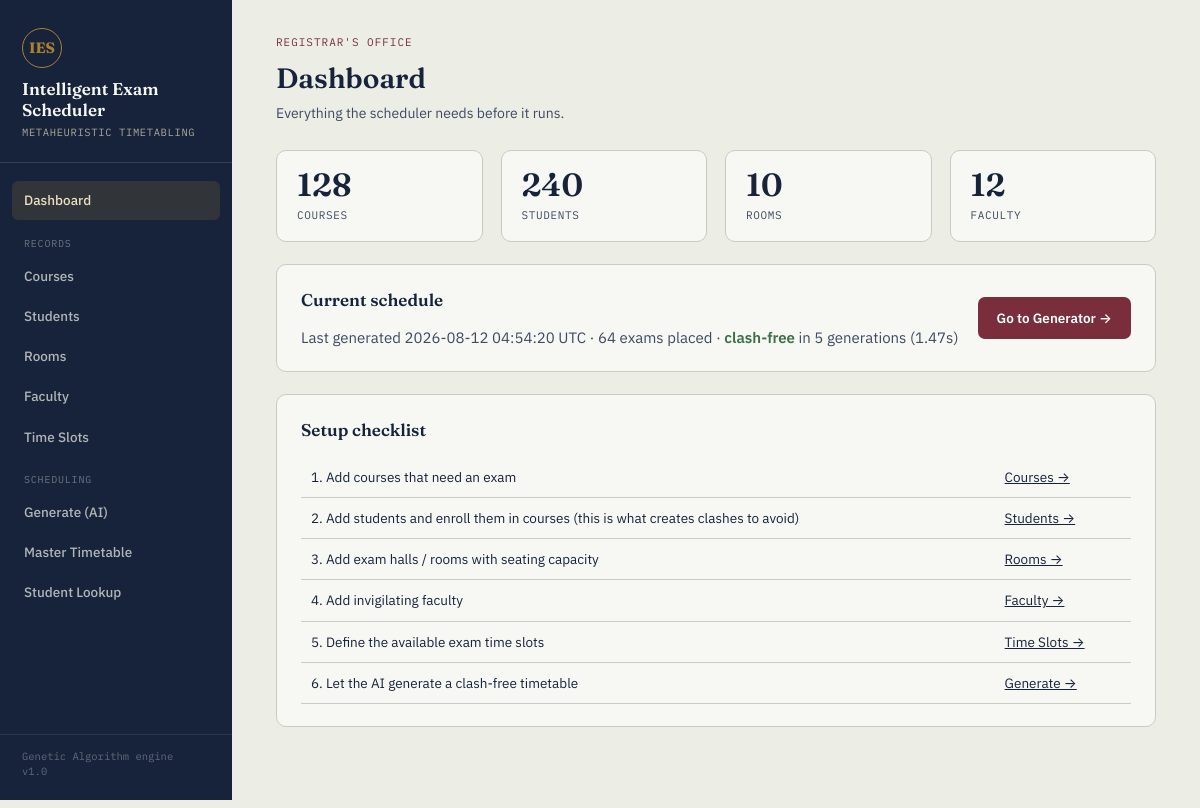
The page / on the database its author committed.
### tables this page shows
CREATE TABLE schedule_runs (
    id TEXT PRIMARY KEY,
    created_at TEXT NOT NULL,
    generations_run INTEGER,
    final_conflicts INTEGER,
    final_fitness REAL,
    seconds_taken REAL
);

### app.py (the view)
@app.route("/")
def dashboard():
    conn = db.get_db()
    counts = {
        "courses": conn.execute("SELECT COUNT(*) FROM courses").fetchone()[0],
        "students": conn.execute("SELECT COUNT(*) FROM students").fetchone()[0],
        "rooms": conn.execute("SELECT COUNT(*) FROM rooms").fetchone()[0],
        "faculty": conn.execute("SELECT COUNT(*) FROM faculty").fetchone()[0],
        "timeslots": conn.execute("SELECT COUNT(*) FROM timeslots").fetchone()[0],
    }
    latest_run = conn.execute(
        "SELECT * FROM schedule_runs ORDER BY created_at DESC LIMIT 1"
    ).fetchone()
    scheduled_exams = conn.execute(
        "SELECT COUNT(*) FROM exams WHERE timeslot_id IS NOT NULL"
    ).fetchone()[0]
    conn.close()
    return render_template(
        "dashboard.html",
        counts=counts,
        latest_run=latest_run,
        scheduled_exams=scheduled_exams,
    )

### db.py (called while the page is built)
def get_db():
    conn = sqlite3.connect(DB_PATH)
    conn.row_factory = sqlite3.Row
    conn.execute("PRAGMA foreign_keys = ON")
    return conn

### templates/dashboard.html (shortened to what this page needs)
{% extends "base.html" %}
{% block content %}
<div class="page-head">
  <div>
    <p class="eyebrow">Registrar's Office</p>
    <h2>Dashboard</h2>
    <p class="sub">Everything the scheduler needs before it runs.</p>
  </div>
</div>
<div class="grid cols-4">
  <div class="stat"><div class="n">{{ counts.courses }}</div><div class="l">Courses</div></div>
  <div class="stat"><div class="n">{{ counts.students }}</div><div class="l">Students</div></div>
  <div class="stat"><div class="n">{{ counts.rooms }}</div><div class="l">Rooms</div></div>
  <div class="stat"><div class="n">{{ counts.faculty }}</div><div class="l">Faculty</div></div>
</div>
<div class="card" style="margin-top: 22px;">
  <div class="flex-between">
    <div>
      <h3 class="mt-0">Current schedule</h3>
      {% if latest_run %}
        <p class="muted" style="margin:0;">
          Last generated {{ latest_run.created_at[:19].replace('T',' ') }} UTC ·
          {{ scheduled_exams }} exams placed ·
          {% if latest_run.final_conflicts == 0 %}
            <span style="color:var(--good); font-weight:600;">clash-free</span>
          {% else %}
            <span style="color:var(--bad); font-weight:600;">{{ latest_run.final_conflicts }} conflicts remaining</span>
          {% endif %}
          in {{ latest_run.generations_run }} generations ({{ latest_run.seconds_taken }}s)
        </p>
      {% else %}
        <p class="muted" style="margin:0;">No schedule generated yet.</p>
      {% endif %}
    </div>
    <a href="{{ url_for('generate_page') }}" class="btn btn-primary">Go to Generator →</a>
  </div>
</div>
<div class="card">
  <h3 class="mt-0">Setup checklist</h3>
  <table class="ledger">
    <tr><td>1. Add courses that need an exam</td><td><a href="{{ url_for('courses') }}">Courses →</a></td></tr>
    <tr><td>2. Add students and enroll them in courses (this is what creates clashes to avoid)</td><td><a href="{{ url_for('students') }}">Students →</a></td></tr>
    <tr><td>3. Add exam halls / rooms with seating capacity</td><td><a href="{{ url_for('rooms') }}">Rooms →</a></td></tr>
    <tr><td>4. Add invigilating faculty</td><td><a href="{{ url_for('faculty') }}">Faculty →</a></td></tr>
    <tr><td>5. Define the available exam time slots</td><td><a href="{{ url_for('timeslots') }}">Time Slots →</a></td></tr>
    <tr><td>6. Let the AI generate a clash-free timetable</td><td><a href="{{ url_for('generate_page') }}">Generate →</a></td></tr>
  </table>
</div>
{% endblock %}

### static/style.css (style rules this page uses)
:root { --ink: #16233B; --ink-soft: #3D4A61; --paper: #ECEEE6; --paper-raised: #F7F8F3; --rule: #C9CCC0; --oxblood: #7A2E3B; --oxblood-dark: #5E212C; --brass: #A9812F; --brass-light: #EADFC0; --good: #3C6E47; --good-bg: #E4EEE3; --bad: #B23A2E; --bad-bg: #F5E3DF; --font-display: 'Fraunces', Georgia, serif; --font-body: 'IBM Plex Sans', -apple-system, sans-serif; --font-mono: 'IBM Plex Mono', 'Courier New', monospace; --sidebar-w: 232px; }
* { box-sizing: border-box; }
html, body { margin: 0; padding: 0; background: var(--paper); color: var(--ink); font-family: var(--font-body); font-size: 15px; line-height: 1.5; }
a { color: inherit; }
.page-head { margin-bottom: 26px; display: flex; align-items: baseline; justify-content: space-between; gap: 20px; flex-wrap: wrap; }
.page-head h2 { font-family: var(--font-display); font-size: 28px; font-weight: 600; margin: 0 0 4px; }
.page-head .eyebrow { font-family: var(--font-mono); font-size: 11px; letter-spacing: 0.09em; text-transform: uppercase; color: var(--oxblood); margin: 0 0 6px; }
.page-head .sub { color: var(--ink-soft); margin: 0; font-size: 14px; }
.card { background: var(--paper-raised); border: 1px solid var(--rule); border-radius: 10px; padding: 22px 24px; margin-bottom: 22px; }
.card h3 { font-family: var(--font-display); font-size: 17px; font-weight: 600; margin: 0 0 14px; }
.grid { display: grid; gap: 18px; }
.grid.cols-4 { grid-template-columns: repeat(4, 1fr); }
.stat { background: var(--paper-raised); border: 1px solid var(--rule); border-radius: 10px; padding: 18px 20px; }
.stat .n { font-family: var(--font-display); font-size: 32px; font-weight: 600; line-height: 1; }
.stat .l { font-family: var(--font-mono); font-size: 11px; letter-spacing: 0.06em; text-transform: uppercase; color: var(--ink-soft); margin-top: 6px; }
.btn { display: inline-flex; align-items: center; gap: 7px; font-family: var(--font-body); font-weight: 600; font-size: 13.5px; padding: 10px 18px; border-radius: 7px; border: 1px solid transparent; cursor: pointer; text-decoration: none; }
.btn-primary { background: var(--oxblood); color: #fff; }
table.ledger { width: 100%; border-collapse: collapse; font-size: 13.5px; }
table.ledger td { padding: 10px 10px; border-bottom: 1px solid var(--rule); vertical-align: middle; }
.flex-between { display: flex; align-items: center; justify-content: space-between; gap: 16px; flex-wrap: wrap; }
.muted { color: var(--ink-soft); }
.mt-0 { margin-top: 0; }

### rows shown on the page
schedule_runs: created_at "2026-08-12 04:54:20", generations_run "5", seconds_taken "1.47"

### other values the page prints
{{ counts.courses }} "128"
{{ counts.students }} "240"
{{ counts.rooms }} "10"
{{ counts.faculty }} "12"
{{ scheduled_exams }} "64"
